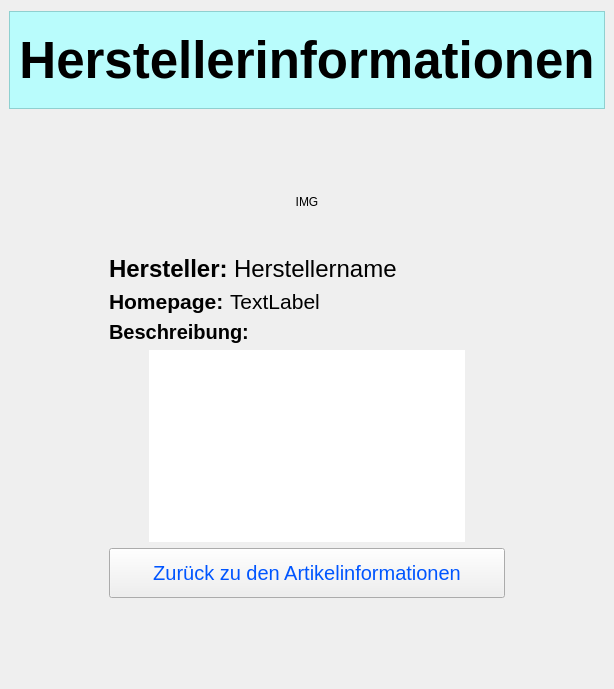
     <widget class="QWidget" name="page_4">
      <layout class="QVBoxLayout" name="verticalLayout_6">
       <property name="leftMargin">
        <number>9</number>
       </property>
       <property name="rightMargin">
        <number>9</number>
       </property>
       <item>
        <widget class="QFrame" name="frame_5">
         <property name="styleSheet">
          <string notr="true">QWidget#frame_5{
background-color: rgba(170, 255, 255, 200);
}</string>
         </property>
         <property name="frameShape">
          <enum>QFrame::StyledPanel</enum>
         </property>
         <property name="frameShadow">
          <enum>QFrame::Raised</enum>
         </property>
         <layout class="QVBoxLayout" name="verticalLayout_17">
          <item>
           <spacer name="verticalSpacer_36">
            <property name="orientation">
             <enum>Qt::Vertical</enum>
            </property>
            <property name="sizeType">
             <enum>QSizePolicy::Fixed</enum>
            </property>
            <property name="sizeHint" stdset="0">
             <size>
              <width>20</width>
              <height>10</height>
             </size>
            </property>
           </spacer>
          </item>
          <item>
           <widget class="QLabel" name="label_9">
            <property name="font">
             <font>
              <pointsize>38</pointsize>
              <bold>true</bold>
             </font>
            </property>
            <property name="text">
             <string>Herstellerinformationen</string>
            </property>
            <property name="alignment">
             <set>Qt::AlignCenter</set>
            </property>
           </widget>
          </item>
          <item>
           <spacer name="verticalSpacer_37">
            <property name="orientation">
             <enum>Qt::Vertical</enum>
            </property>
            <property name="sizeType">
             <enum>QSizePolicy::Fixed</enum>
            </property>
            <property name="sizeHint" stdset="0">
             <size>
              <width>20</width>
              <height>10</height>
             </size>
            </property>
           </spacer>
          </item>
         </layout>
        </widget>
       </item>
       <item>
        <spacer name="verticalSpacer_11">
         <property name="orientation">
          <enum>Qt::Vertical</enum>
         </property>
         <property name="sizeType">
          <enum>QSizePolicy::Fixed</enum>
         </property>
         <property name="sizeHint" stdset="0">
          <size>
           <width>20</width>
           <height>80</height>
          </size>
         </property>
        </spacer>
       </item>
       <item>
        <widget class="QLabel" name="hersteller_img">
         <property name="sizePolicy">
          <sizepolicy hsizetype="Expanding" vsizetype="Expanding">
           <horstretch>0</horstretch>
           <verstretch>0</verstretch>
          </sizepolicy>
         </property>
         <property name="text">
          <string>IMG</string>
         </property>
         <property name="alignment">
          <set>Qt::AlignCenter</set>
         </property>
        </widget>
       </item>
       <item>
        <spacer name="verticalSpacer_31">
         <property name="orientation">
          <enum>Qt::Vertical</enum>
         </property>
         <property name="sizeType">
          <enum>QSizePolicy::Preferred</enum>
         </property>
         <property name="sizeHint" stdset="0">
          <size>
           <width>20</width>
           <height>40</height>
          </size>
         </property>
        </spacer>
       </item>
       <item>
        <layout class="QGridLayout" name="gridLayout_2">
         <item row="2" column="1">
          <widget class="QLabel" name="label_15">
           <property name="font">
            <font>
             <pointsize>15</pointsize>
             <bold>true</bold>
            </font>
           </property>
           <property name="text">
            <string>Beschreibung:</string>
           </property>
          </widget>
         </item>
         <item row="0" column="2">
          <spacer name="horizontalSpacer_28">
           <property name="orientation">
            <enum>Qt::Horizontal</enum>
           </property>
           <property name="sizeType">
            <enum>QSizePolicy::Fixed</enum>
           </property>
           <property name="sizeHint" stdset="0">
            <size>
             <width>100</width>
             <height>20</height>
            </size>
           </property>
          </spacer>
         </item>
         <item row="1" column="1">
          <layout class="QHBoxLayout" name="horizontalLayout_11">
           <item>
            <widget class="QLabel" name="label_link_text">
             <property name="sizePolicy">
              <sizepolicy hsizetype="Fixed" vsizetype="Preferred">
               <horstretch>0</horstretch>
               <verstretch>0</verstretch>
              </sizepolicy>
             </property>
             <property name="font">
              <font>
               <pointsize>16</pointsize>
               <bold>true</bold>
              </font>
             </property>
             <property name="text">
              <string>Homepage:</string>
             </property>
            </widget>
           </item>
           <item>
            <widget class="QLabel" name="label_link">
             <property name="font">
              <font>
               <pointsize>16</pointsize>
              </font>
             </property>
             <property name="text">
              <string>TextLabel</string>
             </property>
            </widget>
           </item>
          </layout>
         </item>
         <item row="0" column="1">
          <layout class="QHBoxLayout" name="horizontalLayout_17">
           <item>
            <widget class="QLabel" name="label_6">
             <property name="sizePolicy">
              <sizepolicy hsizetype="Fixed" vsizetype="Preferred">
               <horstretch>0</horstretch>
               <verstretch>0</verstretch>
              </sizepolicy>
             </property>
             <property name="font">
              <font>
               <pointsize>18</pointsize>
               <bold>true</bold>
              </font>
             </property>
             <property name="text">
              <string>Hersteller:</string>
             </property>
            </widget>
           </item>
           <item>
            <widget class="QLabel" name="label_herstellername">
             <property name="font">
              <font>
               <pointsize>18</pointsize>
               <bold>false</bold>
              </font>
             </property>
             <property name="text">
              <string>Herstellername</string>
             </property>
             <property name="alignment">
              <set>Qt::AlignLeading|Qt::AlignLeft|Qt::AlignVCenter</set>
             </property>
            </widget>
           </item>
          </layout>
         </item>
         <item row="0" column="0">
          <spacer name="horizontalSpacer_27">
           <property name="orientation">
            <enum>Qt::Horizontal</enum>
           </property>
           <property name="sizeType">
            <enum>QSizePolicy::Fixed</enum>
           </property>
           <property name="sizeHint" stdset="0">
            <size>
             <width>100</width>
             <height>20</height>
            </size>
           </property>
          </spacer>
         </item>
         <item row="3" column="1">
          <layout class="QHBoxLayout" name="horizontalLayout_4">
           <item>
            <spacer name="horizontalSpacer">
             <property name="orientation">
              <enum>Qt::Horizontal</enum>
             </property>
             <property name="sizeType">
              <enum>QSizePolicy::Preferred</enum>
             </property>
             <property name="sizeHint" stdset="0">
              <size>
               <width>40</width>
               <height>20</height>
              </size>
             </property>
            </spacer>
           </item>
           <item>
            <widget class="QTextEdit" name="textEdit_hersteller_description">
             <property name="font">
              <font>
               <pointsize>12</pointsize>
              </font>
             </property>
             <property name="focusPolicy">
              <enum>Qt::WheelFocus</enum>
             </property>
             <property name="frameShape">
              <enum>QFrame::NoFrame</enum>
             </property>
             <property name="readOnly">
              <bool>true</bool>
             </property>
            </widget>
           </item>
           <item>
            <spacer name="horizontalSpacer_8">
             <property name="orientation">
              <enum>Qt::Horizontal</enum>
             </property>
             <property name="sizeType">
              <enum>QSizePolicy::Preferred</enum>
             </property>
             <property name="sizeHint" stdset="0">
              <size>
               <width>40</width>
               <height>20</height>
              </size>
             </property>
            </spacer>
           </item>
          </layout>
         </item>
         <item row="4" column="1">
          <widget class="QPushButton" name="pushButton_back_from_hersteller_page">
           <property name="minimumSize">
            <size>
             <width>0</width>
             <height>50</height>
            </size>
           </property>
           <property name="font">
            <font>
             <pointsize>15</pointsize>
            </font>
           </property>
           <property name="styleSheet">
            <string notr="true">color: rgb(0, 85, 255);</string>
           </property>
           <property name="text">
            <string>Zurück zu den Artikelinformationen</string>
           </property>
           <property name="autoDefault">
            <bool>false</bool>
           </property>
           <property name="default">
            <bool>false</bool>
           </property>
           <property name="flat">
            <bool>false</bool>
           </property>
          </widget>
         </item>
        </layout>
       </item>
       <item>
        <spacer name="verticalSpacer_32">
         <property name="orientation">
          <enum>Qt::Vertical</enum>
         </property>
         <property name="sizeType">
          <enum>QSizePolicy::Preferred</enum>
         </property>
         <property name="sizeHint" stdset="0">
          <size>
           <width>20</width>
           <height>40</height>
          </size>
         </property>
        </spacer>
       </item>
       <item>
        <spacer name="verticalSpacer_13">
         <property name="orientation">
          <enum>Qt::Vertical</enum>
         </property>
         <property name="sizeType">
          <enum>QSizePolicy::Preferred</enum>
         </property>
         <property name="sizeHint" stdset="0">
          <size>
           <width>20</width>
           <height>40</height>
          </size>
         </property>
        </spacer>
       </item>
      </layout>
     </widget>
